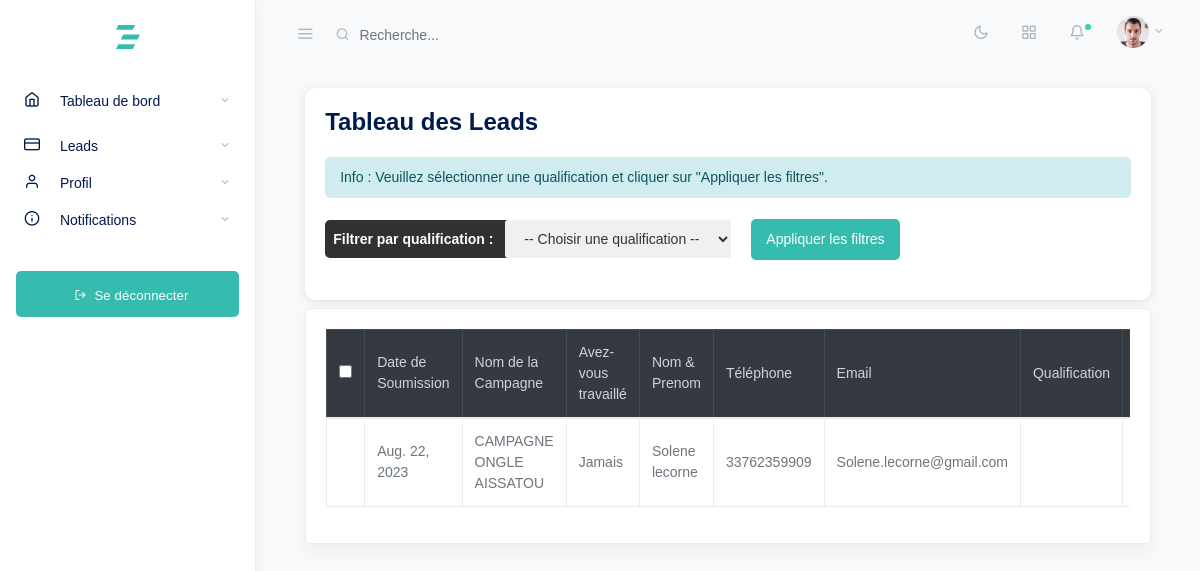
Page /lead/sales_lead/ (signed in) on the committed database.
### leads/models.py (models this page shows, shortened)
class Lead(models.Model):
    date_de_soumission = models.DateField(null=True, blank=True)
    nom_de_la_campagne = models.CharField(max_length=100, null=True, blank=True)
    avez_vous_travaille = models.CharField(max_length=100, null=True, blank=True)
    nom_prenom = models.CharField(max_length=100, null=True, blank=True)
    telephone = models.CharField(max_length=50, null=True, blank=True)
    email = models.EmailField(null=True, blank=True)
    QUALIFICATION_CHOICES = (
        ('nrp1', 'NRP1'),
        ('nrp2', 'NRP2'),
        ('nrp3', 'NRP3'),
        ('en_cours', 'En cours'),
        ('rappel', 'Rappel'),
        ('demande_de_documentation', 'Demande de documentation '),
        ('faux_numero', 'Faux numéro'),
        ('pas_de_budget', 'Pas de budget'),
        ('pas_interesse', 'Pas intéressé'),
        ('ne_pas_rappele', 'Ne pas rappeler'),
        ('signe_pole_emploi', 'Signé Pôle Emploi'),
        ('signe_cpf', 'Signé CPF'),
    )
    qualification = models.CharField(max_length=100, choices=QUALIFICATION_CHOICES, null=True, blank=True)
    comments = models.TextField(null=True, blank=True)
    assigned_to = models.ForeignKey(User, on_delete=models.SET_NULL, null=True, blank=True, related_name='assigned_tasks')
    last_modified_by = models.ForeignKey(User, on_delete=models.SET_NULL, null=True, blank=True)
    is_complete = models.BooleanField(default=False)
    is_active = models.BooleanField(default=True)
    custom_fields = models.JSONField(null=True, blank=True)
    current_transfer = models.ForeignKey(CustomUserTypes, on_delete=models.SET_NULL, null=True, blank=True, related_name='current_transferred_leads')
    transfer_to = models.ForeignKey(CustomUserTypes, on_delete=models.SET_NULL, null=True, blank=True, related_name='transferred_leads')
    is_transferred = models.BooleanField(default=False)
    assign_comment = models.JSONField(null=True, blank=True)
    history = models.ForeignKey(LeadHistory, on_delete=models.SET_NULL, null=True, blank=True, related_name='leads')
    appointment_date_time = models.DateTimeField(null=True, blank=True)
    reminder_timestamp = models.DateTimeField(null=True, blank=True)
    reminder_sent = models.BooleanField(default=False)
    price = models.DecimalField(max_digits=10, decimal_places=2, null=True, blank=True)
    read_mail = models.BooleanField(default=False)
    company = models.ForeignKey(Company, on_delete=models.SET_NULL, null=True, blank=True, related_name='leads')
    document = models.ForeignKey(Document, on_delete=models.SET_NULL, null=True, blank=True, related_name='lead')
    LEAD_SOURCE_CHOICES = (
        ('facebook', 'Facebook'),
        ('imported', 'Imported'),
    )
    lead_source = models.CharField(max_length=100, choices=LEAD_SOURCE_CHOICES, default='imported')
    facebook_page = models.ForeignKey(FacebookPage, on_delete=models.SET_NULL, null=True, blank=True)
    _original_state = {}
    def __init__(self, *args, **kwargs):
        super().__init__(*args, **kwargs)
        self._original_state = self.__dict__.copy()

### leads/views.py (the view)
# urls.py: path('sales_lead/',views.sales_lead,name="sales_lead"),
@login_required
def sales_lead(request):
    qualification_filter = request.GET.get('qualification')
    companies = Company.objects.all()
    user_facebook_pages = FacebookPage.objects.filter(user=request.user)
    user_leads = Lead.objects.filter(
        Q(assigned_to=request.user) | Q(transfer_to=request.user),
        is_active=True,
        is_complete=False
    )
    facebook_page__in=user_facebook_pages,
    if qualification_filter:
        user_leads = user_leads.filter(qualification=qualification_filter)
    return render(request, 'lead/sales_lead.html', {'leads': user_leads, 'page_names': user_facebook_pages,'companies': companies})

### templates/lead/sales_lead.html (shortened to what this page needs)
{% extends 'sales_base.html' %}
{% load static %}
{% block content %}
<main role="main" class="main-content">
  <div class="container-fluid">
    <div class="container-fluid">
<div class="container">
  <div class="header">
    <h2 class="page-title">Tableau des Leads</h2>
  </div>
  <div class="notification info-notification">
    Info : Veuillez sélectionner une qualification et cliquer sur "Appliquer les filtres".
  </div>
  <br>
  <form method="GET" action="{% url 'sales_lead' %}" class="filter-form sales-filter">
    <div class="filter sales-filter" style="background-color: #313131; border-radius: 5px;">
      <label for="qualification_filter" class="text-white ml-2 mr-2">Filtrer par qualification :</label>
      <select name="qualification" id="qualification_filter" >
        <option value="">-- Choisir une qualification --</option>
      </select>
    </div>
    <button type="submit" class="btn text-white" style="background-color: rgba(54,188,175,1);">Appliquer les filtres</button>
  </form>
</div>
        </div>
        <div class="row my-2">
          <div class="col-md-12">
            <div class="card shadow">
              <div class="card-body">
                <div class="table-responsive">
                  <table id="exampleDT" class="table table-bordered display nowrap" cellspacing="0" style="width:100%">
                    <thead class="table-dark">
                      <tr>
                        <th><input type="checkbox" id="selectAllCheckbox"></th>
                        <th data-toggle="select" data-lead-id="lead_id">Date de Soumission</th>
                        <th data-toggle="select">Nom de la Campagne </th>
                        <th data-toggle="select">Avez-vous travaillé</th>
                        <th data-toggle="select">Nom & Prenom</th>
                        <th data-toggle="select">Téléphone</th>
                        <th data-toggle="select">Email</th>
                        <th data-toggle="select">Qualification</th>
                        <th data-toggle="select">Commentaires</th>
                      </tr>
                    </thead>
                    <tbody>
                      {% for lead in leads %}
                      <tr>
                        <td data-lead-id="{{ lead.id }}"></td>
                        <td>{{ lead.date_de_soumission }}</td>
                        <td>{{ lead.nom_de_la_campagne }}</td>
                        <td>{{ lead.avez_vous_travaille }}</td>
                        <td>{{ lead.nom_prenom }}</td>
                        <td>{{ lead.telephone }}</td>
                        <td>{{ lead.email }}</td>
                        <td>{{ lead.qualification }}</td>
                        <td>{{ lead.comments }}</td>
                      </tr>
                      {% endfor %}
                    </tbody>
                  </table>
                </div>
              </div>
            </div>
          </div>
        </div>
      </div>
    </div>
{% endblock %}
{% block javascript %}
<link rel="stylesheet" href="https://cdn.datatables.net/select/1.3.1/css/select.bootstrap.css" />
<link rel="stylesheet" href="https://cdnjs.cloudflare.com/ajax/libs/jquery-confirm/3.3.2/jquery-confirm.min.css">
{% endblock %}

### templates/lead/sales_lead.html (style rules this page uses)
body { font-family: Arial, sans-serif; background-color: #f8f9fa; margin: 0; padding: 0; }
.container { max-width: auto; margin: 0 auto; padding: 20px; background-color: #ffffff; border-radius: 10px; box-shadow: 0px 2px 10px rgba(0, 0, 0, 0.1); }
.header { display: flex; justify-content: space-between; align-items: center; margin-bottom: 20px; }
.page-title { font-size: 24px; margin: 0; }
.btn { padding: 10px 15px; border: none; border-radius: 5px; cursor: pointer; }
.filter-form.sales-filter { display: flex; align-items: center; gap: 20px; margin-bottom: 20px; }
.filter.sales-filter select { appearance: auto; padding: 10px 15px; border: none; border-radius: 3px; background-color: #f0f0f0; color: #333; font-size: 14px; transition: background-color 0.3s; width: 226px; }
.filter.sales-filter label { font-weight: bold; }
.notification { background-color: #f8d7da; color: #721c24; padding: 10px 15px; border-radius: 5px; margin-top: 10px; font-size: 14px; }
.info-notification { background-color: #d1ecf1; color: #0c5460; }

### rows in the picture
Lead: date_de_soumission "Aug. 22, 2023", nom_de_la_campagne "CAMPAGNE ONGLE AISSATOU", avez_vous_travaille "Jamais", nom_prenom "Solene lecorne", telephone "33762359909", email "Solene.lecorne@gmail.com"
